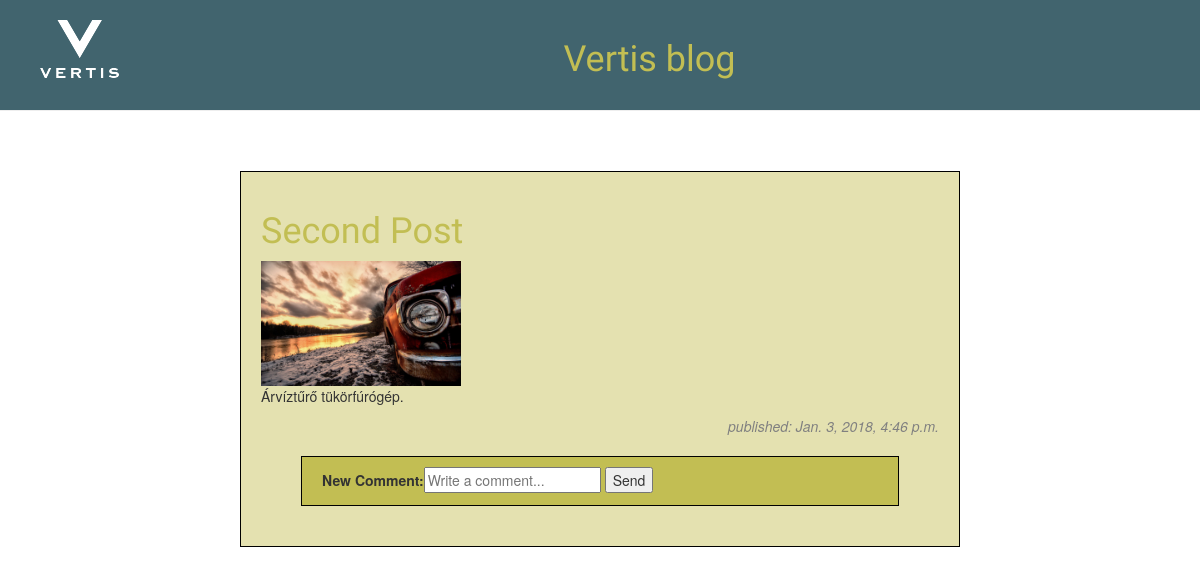
The app's page /2/, older data.
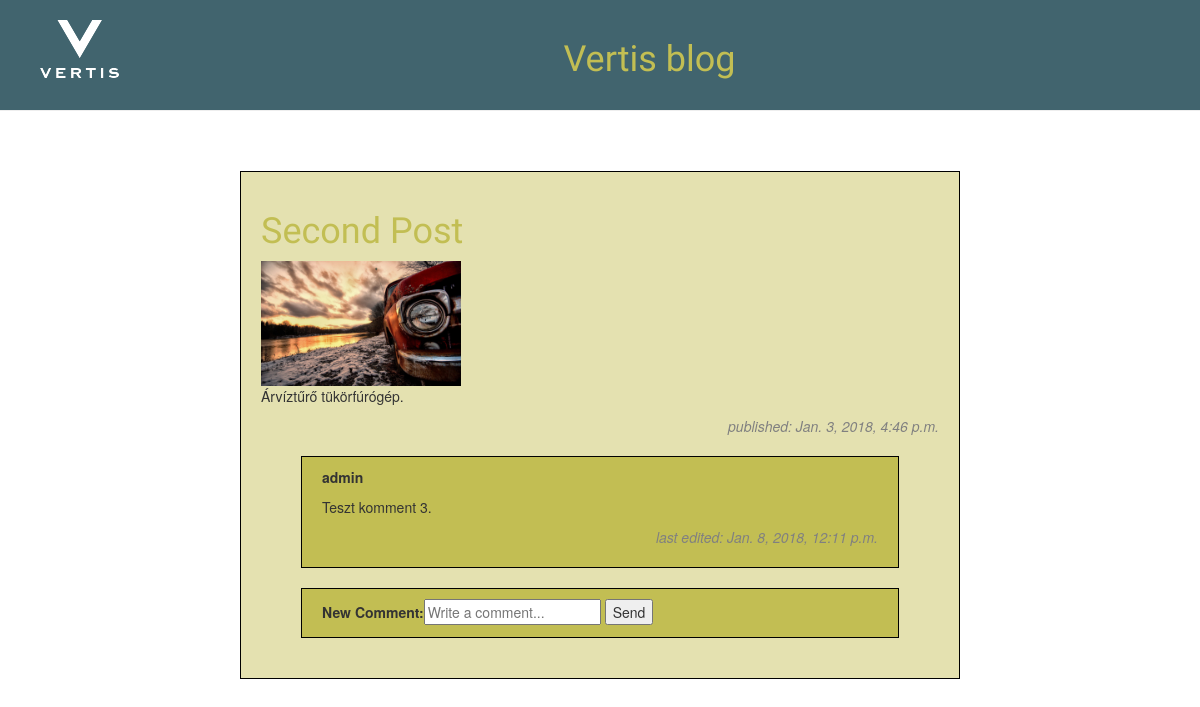
The same page, newer data.
### blog/models.py (models this page shows, shortened)
class Comment(models.Model):
    author = models.ForeignKey('auth.User', on_delete=models.CASCADE,)
    content = models.TextField()
    post = models.ForeignKey(Post, on_delete=models.CASCADE)
    created_date = models.DateTimeField(auto_now_add=True)
    last_updated = models.DateTimeField(auto_now=True)

### blog/views.py (the view)
# urls.py: path('<int:post_id>/', views.post_detail, name='detail'),
def post_detail(request, post_id):
    post = Post.objects.get(pk=post_id)
    comments = Comment.objects.filter(post=post_id)
    return render(
        request,
        'blog/post.html',
        {'post': post, 'comments': comments, 'form': CommentForm()}
    )

### blog/forms.py
class CommentForm(forms.Form):
    new_comment = forms.CharField(
        label='New Comment',
        max_length=100,
        widget=forms.TextInput(attrs={'placeholder': 'Write a comment...'})
        )

### blog/templates/blog/post.html (shortened to what this page needs)
{% load staticfiles %}
<html>
    <head>
        <link rel="stylesheet" href="//maxcdn.bootstrapcdn.com/bootstrap/3.2.0/css/bootstrap.min.css">
        <link rel="stylesheet" href="//maxcdn.bootstrapcdn.com/bootstrap/3.2.0/css/bootstrap-theme.min.css">
        <link rel="stylesheet" href="{% static 'css/blog.css' %}">
    </head>
    <body>
      <div class="page-header">
        <img src="{% static 'picture/header-logo-white.png' %}" alt="Vertis logo" style="float:left">
        <h1 align="center"><a href="{% url 'index' %}">Vertis blog</a></h1>
      </div>
      <div class="post">
          <tr><td><h1><a href="">{{ post.title }}</a></h1></tr></td>
          <tr><td><img class="resize" src="/{{ post.picture }}" alt="{{ post.title }} image"></tr></td>
          <tr><td><p>{{ post.text|linebreaksbr }}</p></tr></td>
          <tr><td><p class="published">published: {{ post.published_date }}</p></tr></td>
          {% for comment in comments %}
            <div class="comment">
              <tr><td><p><b>{{ comment.author }}</b></p></td></tr>
              <tr><td><p>{{ comment.content|linebreaksbr }}</p></td></tr>
              <tr><td><p class="published">last edited: {{ comment.last_updated }}</p></td></tr>
            </div>
          {% endfor %}
          <form class=comment action="{% url 'postnewcomment' post.id %}" method="post">
            {{ form }}
            <input type="submit" value="Send">
          </form>
      </div>
    </body>
</html>

Row changes from the older to the newer data that the page shows:
added Comment: author "admin", content "Teszt komment 3.", last_updated "Jan. 8, 2018, 12:11 p.m."
